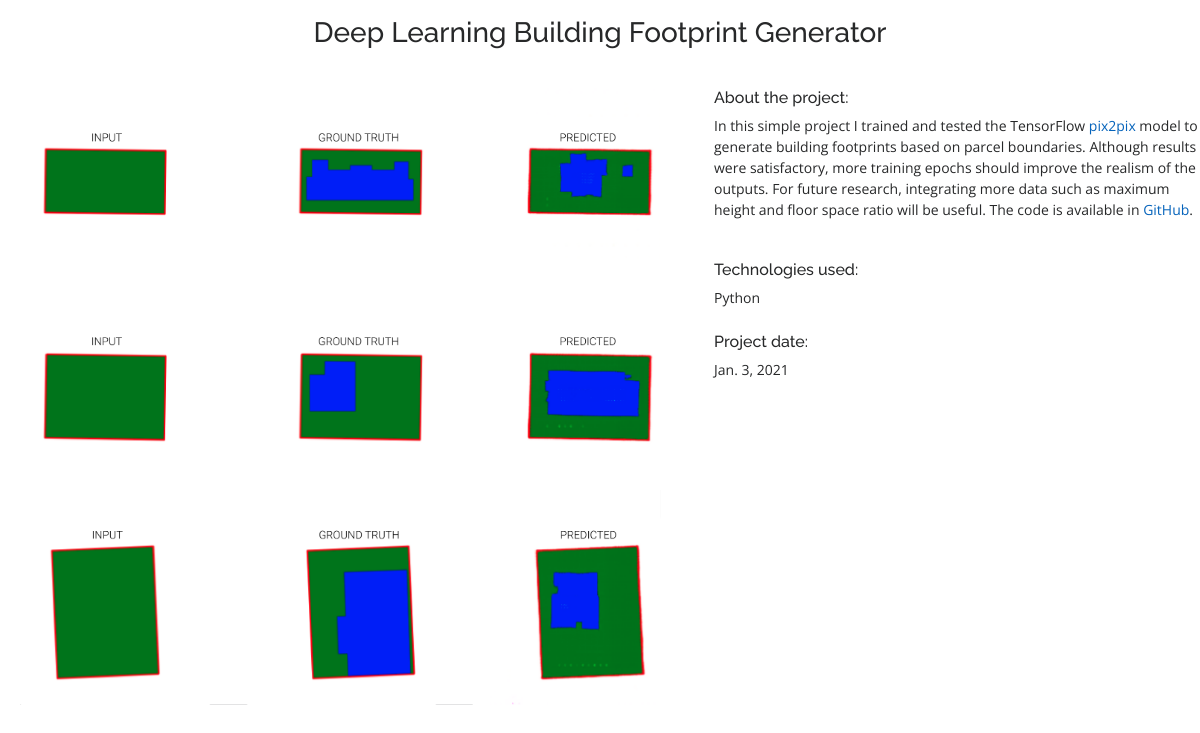
The app's page /12/ with its own data.
### projects/models.py (models this page shows, shortened)
class Project(models.Model):
	title = models.CharField(max_length=100)
	description = models.TextField()
	detailed_description = models.TextField(null=True, blank=True)
	bottom_row = models.TextField(null=True, blank=True)
	date = models.DateField()
	image = models.FilePathField(path="static/img")
	technologies = MultiSelectField(choices=TECHS, default=(('python', 'Python')))
	code = models.URLField(null=True, blank=True)
	filter = models.CharField(default='filter-cd', max_length=30)
	publish = models.BooleanField(default=True)

### projects/views.py (the view)
# urls.py: path("<int:pk>/", views.project_detail, name="project_detail"),
def project_detail(request, pk):
    context = {'project': Project.objects.get(pk=pk)}
    return render(request, 'project_detail.html', context)

### projects/templates/project_detail.html (shortened to what this page needs)
{% load static %}
<head>
  <link href="{% static 'vendor/aos/aos.css' %}" rel="stylesheet">
  <link href="{% static 'vendor/bootstrap/css/bootstrap.min.css' %}" rel="stylesheet">
  <link href="{% static 'vendor/bootstrap-icons/bootstrap-icons.css' %}" rel="stylesheet">
  <link href="{% static 'vendor/boxicons/css/boxicons.min.css' %}" rel="stylesheet">
  <link href="{% static 'vendor/glightbox/css/glightbox.min.css' %}" rel="stylesheet">
  <link href="{% static 'vendor/swiper/swiper-bundle.min.css' %}" rel="stylesheet">
  <link href="{% static 'css/style.css' %}" rel="stylesheet">
</head>
<h3 class="section-title">{{ project.title }}</h3>
<div class="row">
    <div class="col-lg-7 col-md-7 portfolio-item filter-app" align="center">
        <img src="{% static project.image %}" alt="" width="95%">
    </div>
    <div class="col-lg-5 col-md-5 portfolio-item filter-app">
        <div align="left">
            <h6>About the project:</h6>
            <small>{{ project.description|safe }}</small>
            <br>
            <h6>Technologies used:</h6>
            <small>{{ project.technologies }}</small>
            <br>
            <br>
            <h6>Project date:</h6>
            <small>{{ project.date }}</small>
        </div>
    </div>
</div>
<div class="row">
</div>

### static/css/style.css (style rules this page uses)
a { color: #0563bb; text-decoration: none; }
h1, h2, h3, h4, h5, h6 { font-family: "Raleway", sans-serif; }
.section-title { text-align: center; padding-bottom: 30px; }

### records on screen
Project: title "Deep Learning Building Footprint Generator", image (picture), description "In this simple project I trained and tested the TensorFlow pix2pix model to generate building footprints based on parcel boundaries. Although results were satisfactory, more training epochs should improve the realism of the outputs. For future research, integrating more data such as maximum height and floor space ratio will be useful. The code is available in GitHub .", technologies "Python", date "Jan. 3, 2021"
